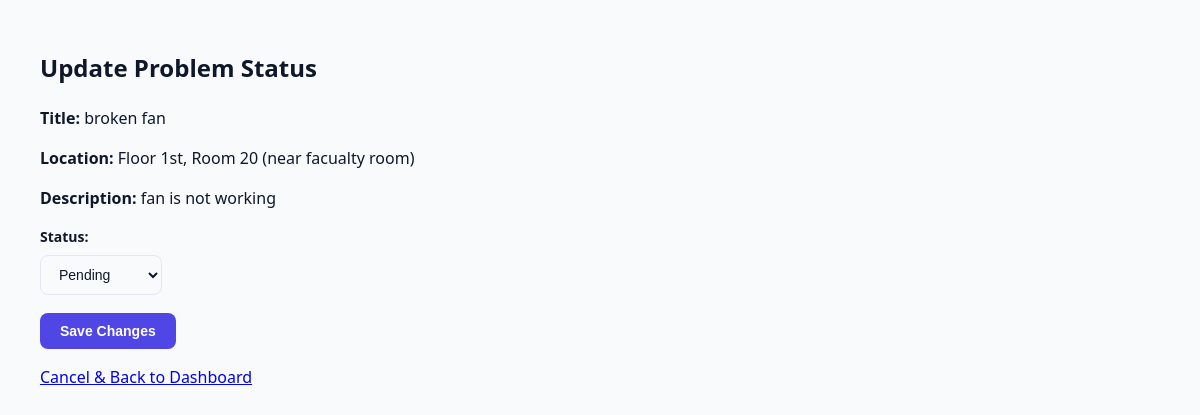
The app's page /update/1 (signed in) with its own data.
### tables this page shows
CREATE TABLE problem (
            problem_id INTEGER PRIMARY KEY AUTOINCREMENT,
            title TEXT NOT NULL,
            description TEXT NOT NULL,
            building TEXT NOT NULL,
            floor TEXT NOT NULL,
            room_number TEXT NOT NULL,
            area TEXT NOT NULL,
            priority TEXT DEFAULT 'Medium',
            status TEXT DEFAULT 'Pending',
            date TEXT NOT NULL
        );

### app.py (the view, shortened to what this page needs)
@app.route('/update/<int:problem_id>', methods=['GET', 'POST'])
def update_problem(problem_id):
    if 'user_id' not in session:
        flash('Please log in first to update status.', 'danger')
        return redirect(url_for('login'))
    conn = get_db_connection()
    problem = conn.execute('SELECT * FROM problem WHERE problem_id = ?', (problem_id,)).fetchone()
    conn.close()
    return render_template('update.html', problem=problem)

### app.py (called while the page is built)
def get_db_connection():
    conn = sqlite3.connect('database.db')
    conn.row_factory = sqlite3.Row
    return conn

### templates/update.html (shortened to what this page needs)
<!DOCTYPE html>
<html lang="en">
<head>
    <link rel="stylesheet" href="{{ url_for('static', filename='style.css') }}">
</head>
<body>
    <div class="container">
        <h2>Update Problem Status</h2>
        <p><strong>Title:</strong> {{ problem['title'] }}</p>
        <p><strong>Location:</strong> Floor {{ problem['floor'] }}, Room {{ problem['room_number'] }} ({{ problem['area'] }})</p>
        <p><strong>Description:</strong> {{ problem['description'] }}</p>
        <form method="POST">
            <div class="form-group">
                <label for="status">Status:</label>
                <select name="status" id="status">
                    <option value="Pending" {% if problem['status'] == 'Pending' %}selected{% endif %}>Pending</option>
                </select>
            </div>
            <button type="submit" class="btn">Save Changes</button>
        </form>
        <p><a href="{{ url_for('index') }}">Cancel & Back to Dashboard</a></p>
    </div>
</body>
</html>

### static/style.css (style rules this page uses)
:root { --primary: #4f46e5; --primary-hover: #4338ca; --bg-color: #f8fafc; --card-bg: #ffffff; --text-main: #0f172a; --text-muted: #64748b; --border-color: #e2e8f0; }
body { font-family: system-ui, -apple-system, BlinkMacSystemFont, 'Segoe UI', Roboto, sans-serif; margin: 0; padding: 30px 40px; background-color: var(--bg-color); color: var(--text-main); line-height: 1.5; }
h1, h2, h3 { color: var(--text-main); font-weight: 700; }
.btn { display: inline-block; padding: 10px 20px; background: var(--primary); color: white; text-decoration: none; border-radius: 8px; font-weight: 600; font-size: 14px; border: none; cursor: pointer; transition: all 0.2s ease; }
input[type="text"], input[type="date"], select { padding: 10px 14px; border: 1px solid var(--border-color); border-radius: 8px; font-size: 14px; background: #f8fafc; color: var(--text-main); outline: none; transition: border 0.2s; }
.form-group { margin-bottom: 18px; }
label { display: block; margin-bottom: 8px; font-weight: 600; font-size: 14px; }

### records on screen
problem: title "broken fan", floor "1st", room_number "20", area "near facualty room", description "fan is not working", status "Pending"
